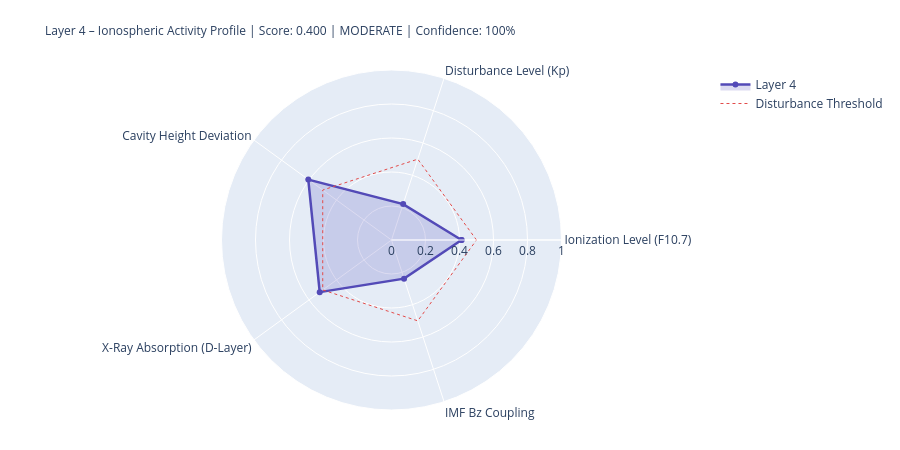

Here is the notebook cell this chart was saved with:
### Markdown cell above
---
## 4. State Assessment & Handoff to Layer 5

### Code cell
# ============================================================
# LAYER-4-SCORE
# ============================================================

COMPONENTS = {
    'Ionization Level (F10.7)':    {'score': ioniz,       'source': 'primary' if f107_now else 'from_layer0', 'dynamic': True},
    'Disturbance Level (Kp)':          {'score': disturb,     'source': 'primary' if kp_now   else 'from_layer0', 'dynamic': True},
    'Cavity Height Deviation':    {'score': h_dev,       'source': 'derived',                                'dynamic': True},
    'X-Ray Absorption (D-Layer)':{'score': xray_ioniz,  'source': 'primary' if xray_now else 'missing',     'dynamic': True},
    'IMF Bz Coupling':             {'score': bz_coupling, 'source': 'primary' if bz_now   else 'from_layer0', 'dynamic': True},
}

available    = {k: v['score'] for k, v in COMPONENTS.items() if v['score'] is not None}
unavailable  = [k for k, v in COMPONENTS.items() if v['score'] is None]
layer4_score = round(sum(available.values()) / len(available), 4) if available else None
confidence   = round(len(available) / len(COMPONENTS), 2)
level = ('unknown' if layer4_score is None
         else 'quiet'   if layer4_score < 0.3
         else 'moderate' if layer4_score < 0.6
         else 'active')
dominant_l4 = max(available, key=available.get) if available else 'none'

# Resonance delta for Schumann SR-1
sr1_ref = schumann_freq(1, 80.0)
sr1_now = schumann_freq(1, h_eff)
sr1_delta_mhz = (sr1_now - sr1_ref) * 1000

# Propagation conditions
prop_cond = ('disturbed'   if kp_val > 4
             else 'unsettled' if kp_val > 2
             else 'normal')
if xray_class in ['X', 'M']:
    prop_cond = 'Radio-Blackout moeglich'

W = 68
print('=' * W)
print('LAYER 4 – IONOSPHERE – STATE ASSESSMENT')
print('=' * W)
for name, comp in COMPONENTS.items():
    s = comp['score']
    if s is not None:
        bar = '█' * int(s * 20) + '░' * (20 - int(s * 20))
        print(f'  {name:<36} {bar}  {s:.3f}  [{comp["source"]}]')
    else:
        print(f'  {name:<36} {"─" * 20}  n/a   [missing]')
print('-' * W)
print(f'  Score:          {layer4_score:.3f}  ({len(available)}/{len(COMPONENTS)} components)')
print(f'  Confidence:     {confidence:.0%}')
print(f'  Level:          {level.upper()}')
print(f'  Dominant:       {dominant_l4}')
print(f'  Cavity height:  {h_eff:.1f} km  (Ref: 80.0 km)')
print(f'  SR-1:           {sr1_now:.3f} Hz  (Δ {sr1_delta_mhz:+.1f} mHz vs. ref)')
print(f'  Propagation:    {prop_cond}')
print(f'  X-Ray:          {xray_class}-class  ({xray_now:.2e} W/m²)' if xray_now else '  X-Ray:          n/a')
print('=' * W)

# Radar
cats   = list(available.keys())
vals_r = list(available.values())
if len(cats) >= 3:
    fig = go.Figure()
    fig.add_trace(go.Scatterpolar(
        r=vals_r + [vals_r[0]], theta=cats + [cats[0]],
        fill='toself', fillcolor='rgba(83,74,183,0.20)',
        line=dict(color='#534AB7', width=2.5), name='Layer 4'
    ))
    fig.add_trace(go.Scatterpolar(
        r=[0.5] * (len(cats)+1), theta=cats + [cats[0]],
        line=dict(color='#E24B4A', dash='dot', width=1),
        mode='lines', name='Disturbance Threshold'
    ))
    fig.update_layout(
        title=dict(
            text=f'Layer 4 – Ionospheric Activity Profile | Score: {layer4_score:.3f} | {level.upper()} | Confidence: {confidence:.0%}',
            font=dict(size=12)
        ),
        polar=dict(radialaxis=dict(visible=True, range=[0, 1])),
        height=450, showlegend=True,
        margin=dict(l=80, r=80, t=70, b=40)
    )
    fig.show()

### Figure 1 — Plotly figure (JSON) as saved in the notebook; plotly's stock layout.template omitted (floating-point values rounded to 4 significant figures)
{"data": [{"fill": "toself", "fillcolor": "rgba(83,74,183,0.20)", "line": {"color": "#534AB7", "width": 2.5}, "name": "Layer 4", "r": [0.412, 0.222, 0.605, 0.522, 0.239, 0.412], "theta": ["Ionization Level (F10.7)", "Disturbance Level (Kp)", "Cavity Height Deviation", "X-Ray Absorption (D-Layer)", "IMF Bz Coupling", "Ionization Level (F10.7)"], "type": "scatterpolar"}, {"line": {"color": "#E24B4A", "dash": "dot", "width": 1}, "mode": "lines", "name": "Disturbance Threshold", "r": [0.5, 0.5, 0.5, 0.5, 0.5, 0.5], "theta": ["Ionization Level (F10.7)", "Disturbance Level (Kp)", "Cavity Height Deviation", "X-Ray Absorption (D-Layer)", "IMF Bz Coupling", "Ionization Level (F10.7)"], "type": "scatterpolar"}], "layout": {"height": 450, "margin": {"b": 40, "l": 80, "r": 80, "t": 70}, "polar": {"radialaxis": {"range": [0, 1], "visible": true}}, "showlegend": true, "title": {"font": {"size": 12}, "text": "Layer 4 – Ionospheric Activity Profile | Score: 0.400 | MODERATE | Confidence: 100%"}}}
